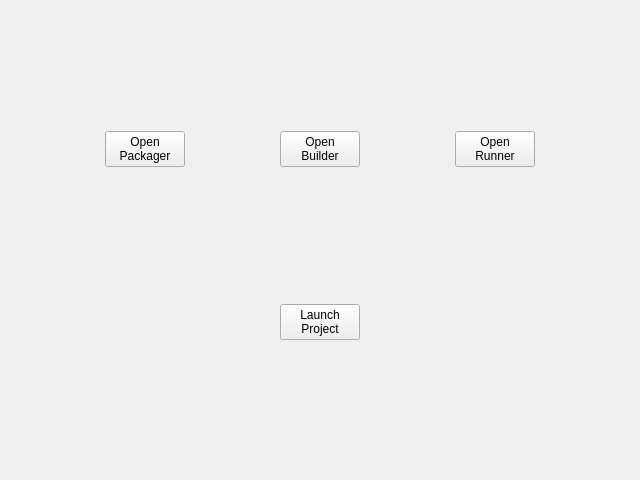
<?xml version="1.0" encoding="UTF-8"?>
<ui version="4.0">
 <class>Widget</class>
 <widget class="QWidget" name="Widget">
  <property name="geometry">
   <rect>
    <x>0</x>
    <y>0</y>
    <width>640</width>
    <height>480</height>
   </rect>
  </property>
  <property name="sizePolicy">
   <sizepolicy hsizetype="MinimumExpanding" vsizetype="MinimumExpanding">
    <horstretch>0</horstretch>
    <verstretch>0</verstretch>
   </sizepolicy>
  </property>
  <property name="minimumSize">
   <size>
    <width>640</width>
    <height>480</height>
   </size>
  </property>
  <property name="windowTitle">
   <string>Widget</string>
  </property>
  <widget class="QWidget" name="verticalLayoutWidget">
   <property name="geometry">
    <rect>
     <x>10</x>
     <y>0</y>
     <width>621</width>
     <height>471</height>
    </rect>
   </property>
   <layout class="QVBoxLayout" name="launcher_layout">
    <property name="sizeConstraint">
     <enum>QLayout::SetDefaultConstraint</enum>
    </property>
    <item>
     <layout class="QVBoxLayout" name="project_info"/>
    </item>
    <item>
     <layout class="QGridLayout" name="component_layout" rowstretch="0" columnstretch="0,0,0">
      <property name="sizeConstraint">
       <enum>QLayout::SetMaximumSize</enum>
      </property>
      <property name="bottomMargin">
       <number>0</number>
      </property>
      <property name="spacing">
       <number>0</number>
      </property>
      <item row="0" column="2">
       <widget class="QPushButton" name="runner_launcher">
        <property name="sizePolicy">
         <sizepolicy hsizetype="Fixed" vsizetype="Fixed">
          <horstretch>0</horstretch>
          <verstretch>0</verstretch>
         </sizepolicy>
        </property>
        <property name="text">
         <string>Open
Runner</string>
        </property>
       </widget>
      </item>
      <item row="0" column="1">
       <widget class="QPushButton" name="builder_launcher">
        <property name="sizePolicy">
         <sizepolicy hsizetype="Fixed" vsizetype="Fixed">
          <horstretch>0</horstretch>
          <verstretch>0</verstretch>
         </sizepolicy>
        </property>
        <property name="text">
         <string>Open
Builder</string>
        </property>
       </widget>
      </item>
      <item row="0" column="0">
       <widget class="QPushButton" name="packager_launcher">
        <property name="sizePolicy">
         <sizepolicy hsizetype="Fixed" vsizetype="Fixed">
          <horstretch>0</horstretch>
          <verstretch>0</verstretch>
         </sizepolicy>
        </property>
        <property name="text">
         <string>Open
Packager</string>
        </property>
       </widget>
      </item>
     </layout>
    </item>
    <item alignment="Qt::AlignHCenter">
     <widget class="QPushButton" name="pushButton">
      <property name="sizePolicy">
       <sizepolicy hsizetype="Fixed" vsizetype="Fixed">
        <horstretch>0</horstretch>
        <verstretch>0</verstretch>
       </sizepolicy>
      </property>
      <property name="text">
       <string>Launch
Project</string>
      </property>
     </widget>
    </item>
   </layout>
  </widget>
 </widget>
 <resources/>
 <connections/>
</ui>
